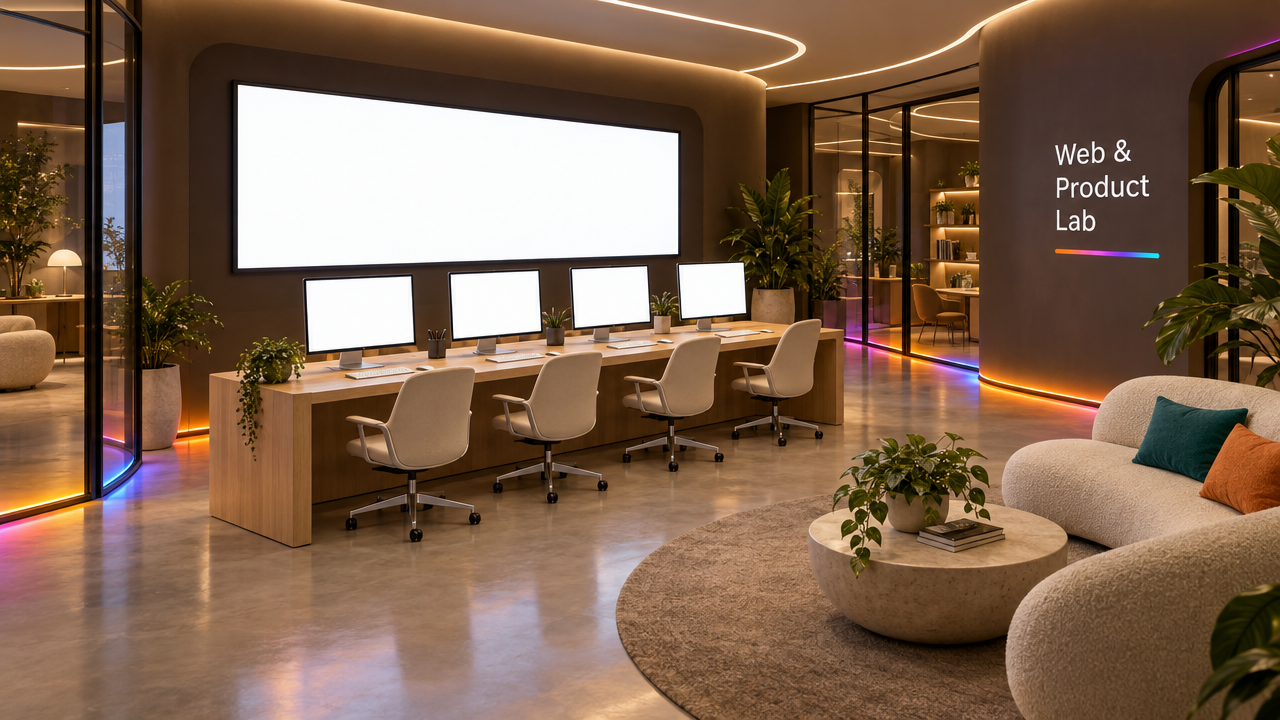
#> input picture design/hero/room-02-web-raw.png, 1280 x 720 px
$ python rooms.py
#> lines starting #> are read from the running program, lines starting #| are printed output that depends on the picture; after the words box and inside, x2 and y2 are one past the last pixel; in counts of white or black regions, pixels touching at a corner belong together
"""Find the blank white screens and frames in the room stills and place our designs on them."""
import numpy as np, cv2
from PIL import Image, ImageFilter
P = '../../public/'; T = '../tiles/out/'
S = 2  # work at twice the still's size, so the designs stay sharp

def load(name):
#> called with name = 'room-02-web-raw.png'
    im = Image.open(name).convert('RGB'); return np.array(im.resize((im.width * S, im.height * S), Image.LANCZOS))
#> in load, im is the input picture: PIL image 1280x720 RGB; mean R, G, B 127.2, 99.1, 78.5

def screens(img, thr=232, min_area=6000, min_side=40, fill=0.6, meas='min'):
    """White areas big and solid enough to be a screen or a sheet, left to right."""
#> called with thr = 232, min_area = 6000, min_side = 40, fill = 0.6, meas = 'min'
    mn = img.min(axis=2) if meas == 'min' else img.mean(axis=2); m = (mn > thr).astype('uint8')
#> after `mn = img.min(axis=2) if meas == 'min' else img.mean(axis=2)`:
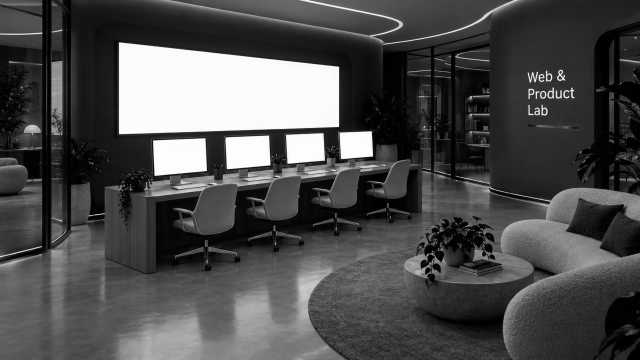
#> mn: shape (1440, 2560) (shown at 1/4 size); min 0, max 255, mean 77.1
#> after `m = (mn > thr).astype('uint8')`:
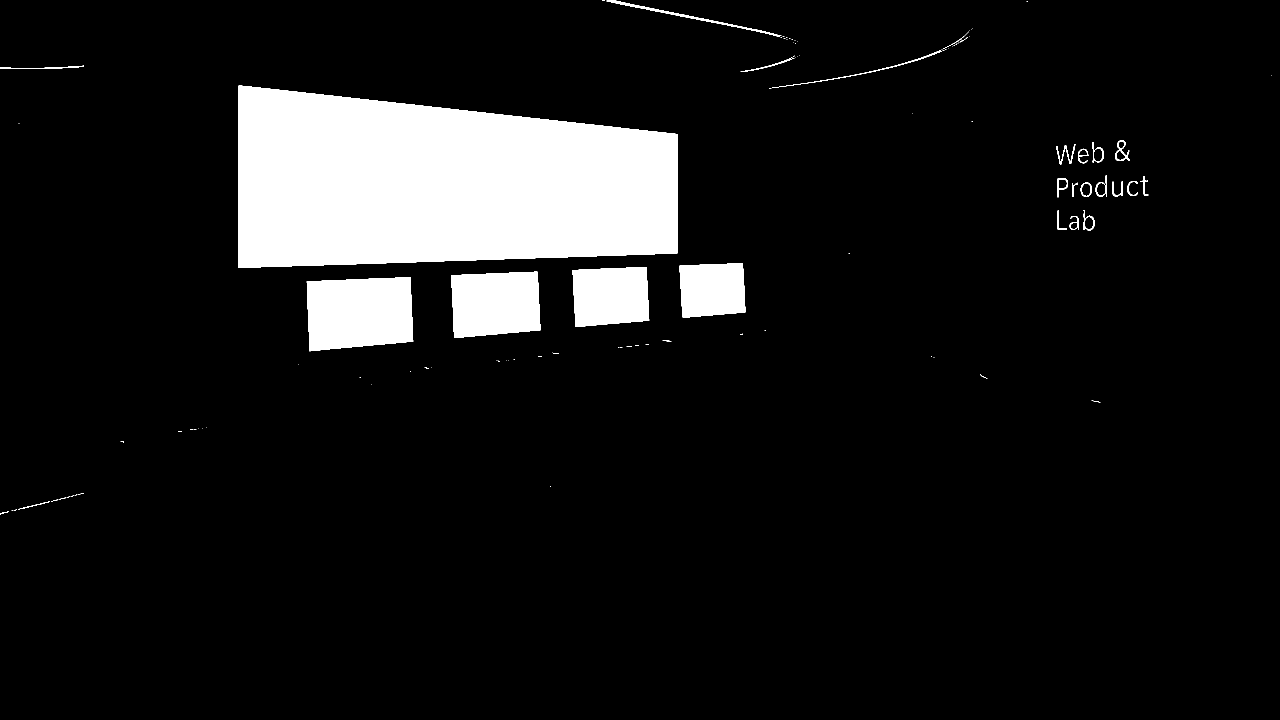
#> m: shape (1440, 2560) (shown at 1/2 size); values 0 (black) and 1 (white), 9.5% white; 103 white regions (73 under 20 px), largest, box (x1, y1, x2, y2) and area: (477, 171, 1355, 536) 265312, (613, 554, 827, 703) 27898, (903, 543, 1081, 676) 21044
    m = cv2.morphologyEx(m, cv2.MORPH_OPEN, np.ones((5, 5), 'uint8'))
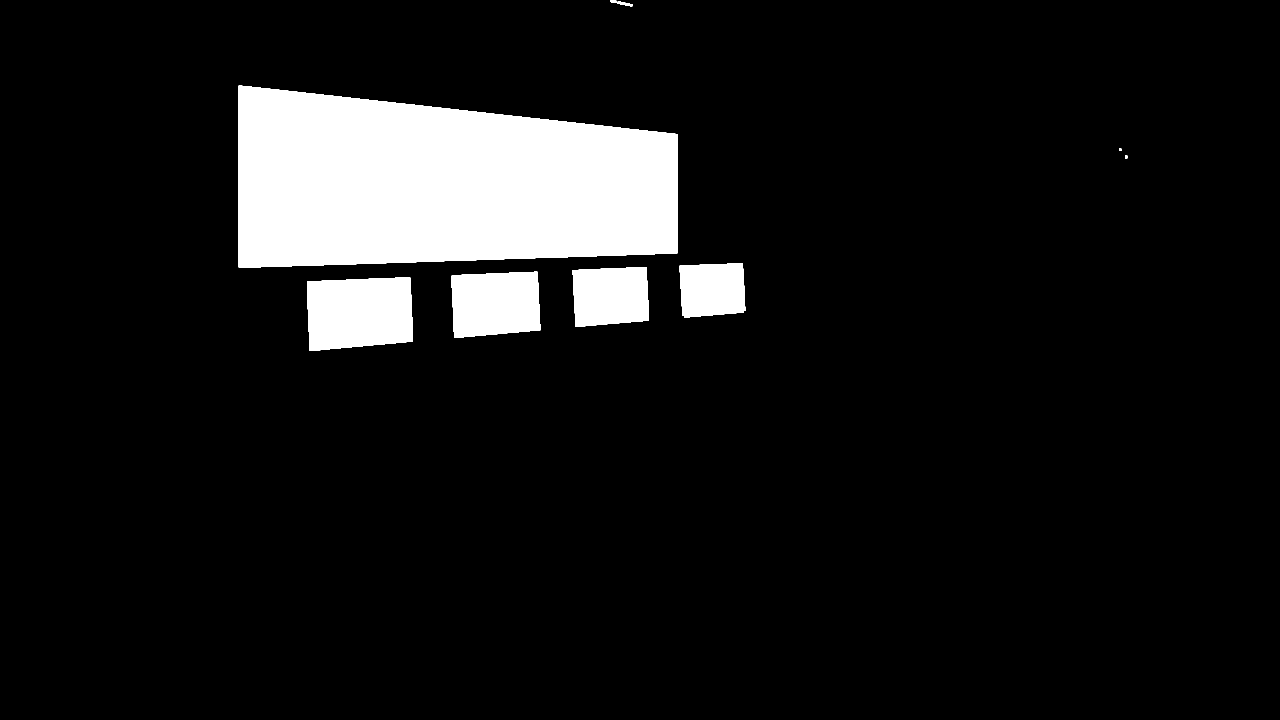
#> m: shape (1440, 2560) (shown at 1/2 size); values 0 (black) and 1 (white), 9.3% white; 9 white regions, largest, box (x1, y1, x2, y2) and area: (477, 171, 1355, 535) 265310, (614, 555, 826, 702) 27889, (903, 543, 1081, 675) 21040
    n, lab, st, _ = cv2.connectedComponentsWithStats(m, 8)
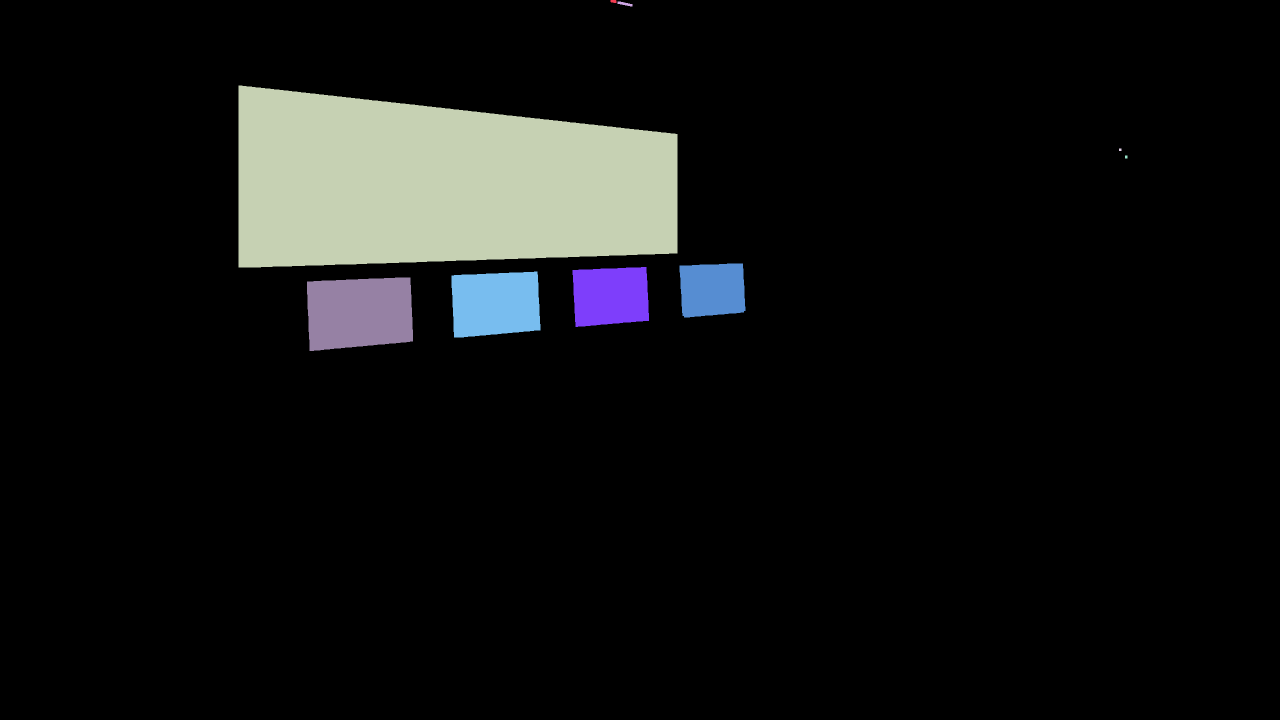
#> lab: shape (1440, 2560) int32 (shown at 1/2 size); 10 distinct labels, from 0 to 9; one colour per label, 0 black
#> n = 10; st = [[0, 0, 2560, 1440, 3342645], [1221, 0, 12, 6, 64], [1235, 3, 30, 10, 156], [477, 171, 878, 364, 265310], [2238, 297, 5, 5, 25], [2250, 311, 5, 6, 30], [1359, 527, 132, 108, 12844], [1145, 534, 153, 120, 16397], [903, 543, 178, 132, 21040], [614, 555, 212, 147, 27889]]
    out = []
    for i in range(1, n):
        x, y, w, h, a = st[i]
        if a >= min_area and min(w, h) >= min_side and a / (w * h) >= fill: out.append(dict(x=x, y=y, w=w, h=h, a=a, mask=lab == i))
#> this loop made 9 passes
#> after the loop, out = 5 items
    return sorted(out, key=lambda c: c['x'])

# [5 lines left out: function fit, not called in this run]

def crop(path, box=None, inset=None):
    im = Image.open(path).convert('RGB'); w, h = im.size
    if inset: im = im.crop((int(w * inset[0]), int(h * inset[1]), int(w * (1 - inset[0])), int(h * (1 - inset[1]))))
    if box: im = im.crop(box)
    return im

# [35 lines left out: functions cover, place, cards, not called in this run]

def flow(client):
    """A client's site or product as it shows in its walkthrough, without the frame around it."""
    return crop(P + 'work/%s/%s-flow.jpg' % (client, client), inset=(0.06, 0.04))

# [20 lines left out: functions panel, beside, stack, not called in this run]

def save(img, name): Image.fromarray(img).save(name, quality=90); print(name)

if __name__ == '__main__':
    # 02 web and product lab: client websites and a product
    img = load('room-02-web-raw.png'); sc = screens(img)
#> after `sc = screens(img)`: sc = 5 items
    place(img, sc[0], flow('carlton-noble'), anchor=0.42)  # the wide wall: a site whose opening screen suits the shape
#> (the run stopped early here; a loop or call above may not have finished)

$ run again, with design/hero/concept-01-arrival-day.png copied over design/hero/room-02-web-raw.png
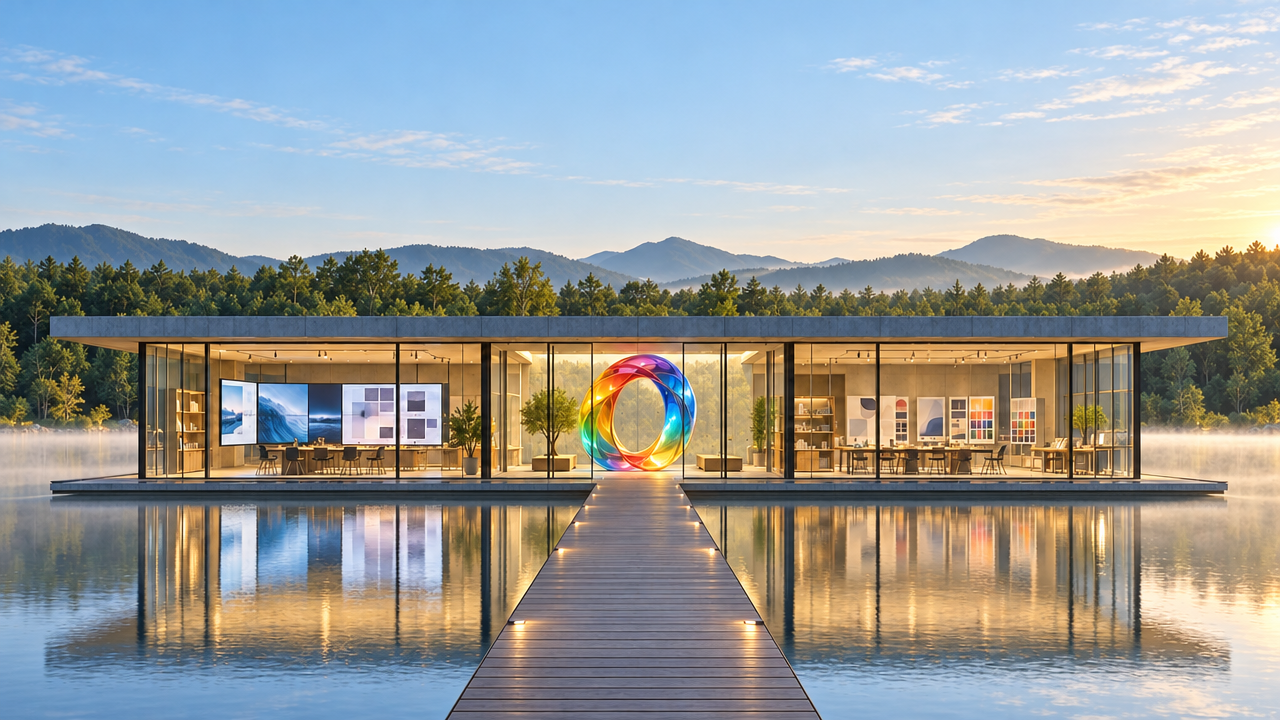
#> input picture design/hero/concept-01-arrival-day.png, 1280 x 720 px
#> in load, im is the input picture: PIL image 1280x720 RGB; mean R, G, B 152.6, 155.7, 154.2
#> in screens, `mn = img.min(axis=2) if meas == 'min' else img.mean(axis=2)`:
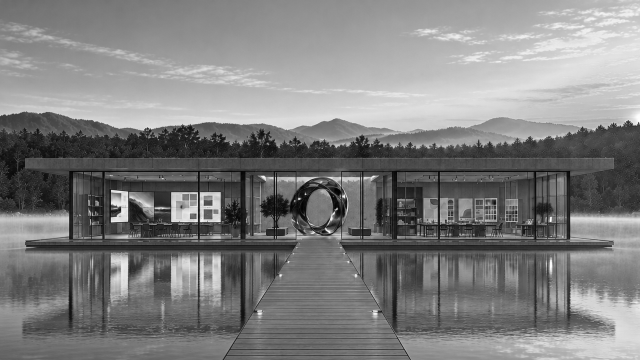
#> mn: shape (1440, 2560) (shown at 1/4 size); min 0, max 255, mean 126.4
#> in screens, `m = cv2.morphologyEx(m, cv2.MORPH_OPEN, np.ones((5, 5), 'uint8'))`:
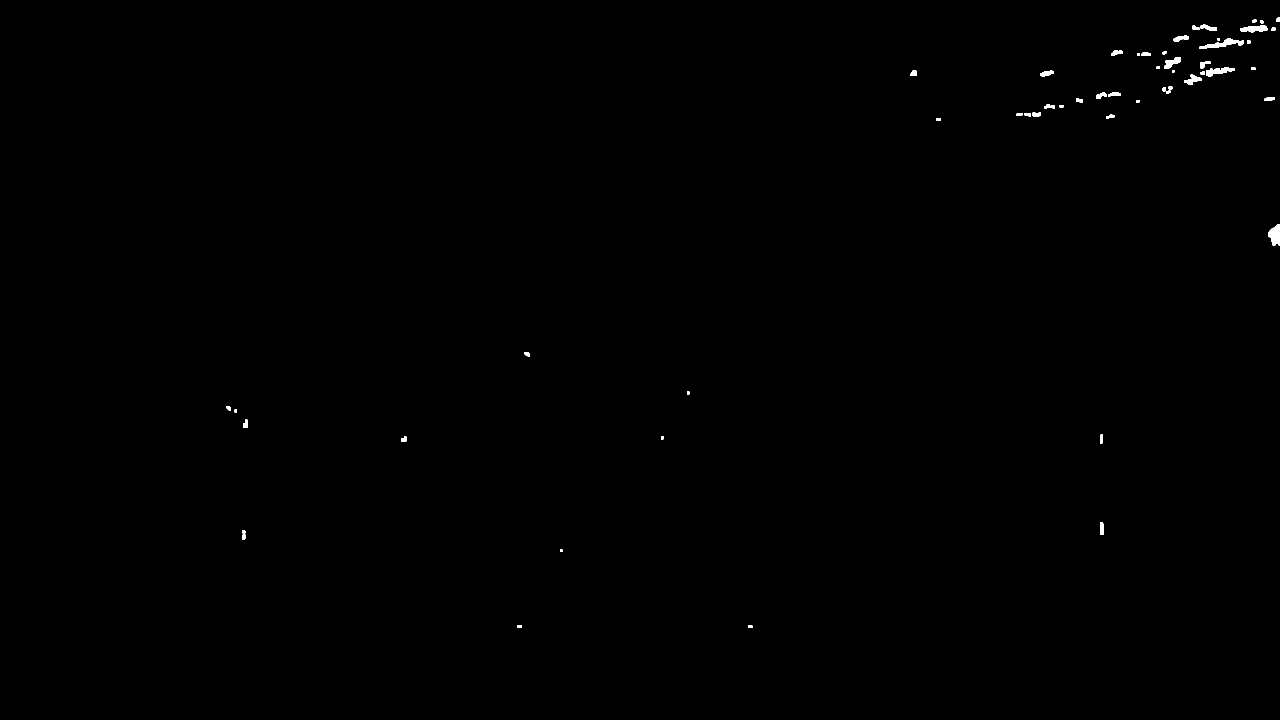
#> m: shape (1440, 2560) (shown at 1/2 size); values 0 (black) and 1 (white), 0.21% white; 57 white regions, largest, box (x1, y1, x2, y2) and area: (2399, 77, 2488, 98) 757, (2536, 448, 2560, 491) 726, (2412, 134, 2470, 153) 573
#> lab: shape (1440, 2560) int32; 58 distinct labels, from 0 to 57
#> n = 58; st = 58 rows, first 6: [0, 0, 2560, 1440, 3678810], [2552, 35, 8, 9, 65], [2504, 39, 9, 7, 54], [2520, 41, 7, 6, 39], [2401, 49, 33, 13, 241], [2385, 51, 14, 9, 93]
#> the loop in screens, `for i in range(1, n):` made 57 passes
#> (x, y, w, h, a) on passes 1 to 8: (2552, 35, 8, 9, 65), (2504, 39, 9, 7, 54), (2520, 41, 7, 6, 39), (2401, 49, 33, 13, 241), (2385, 51, 14, 9, 93), (2480, 51, 55, 14, 534), (2543, 54, 8, 8, 58), (2347, 71, 31, 12, 236)
#> after the loop in screens, `for i in range(1, n):`: out = []
